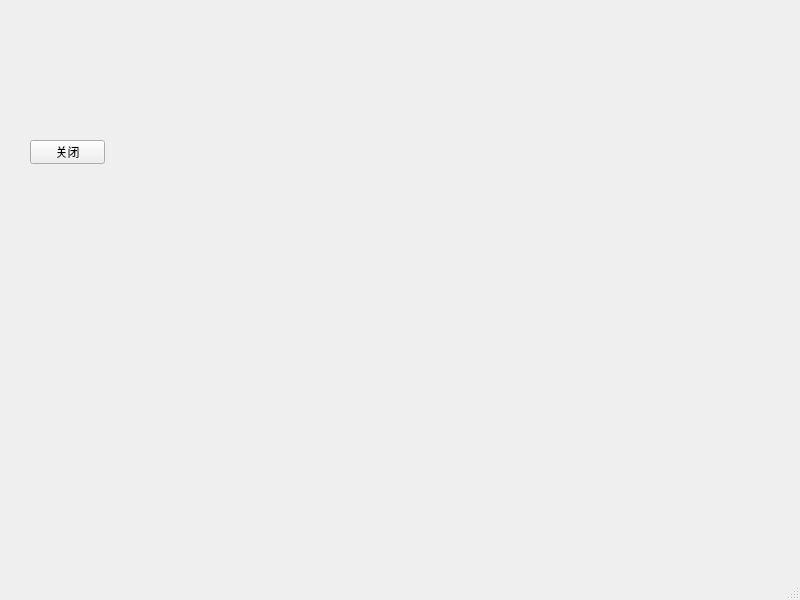
<?xml version="1.0" encoding="UTF-8"?>
<ui version="4.0">
 <class>MainWindow</class>
 <widget class="QMainWindow" name="MainWindow">
  <property name="geometry">
   <rect>
    <x>0</x>
    <y>0</y>
    <width>800</width>
    <height>600</height>
   </rect>
  </property>
  <property name="windowTitle">
   <string>MainWindow</string>
  </property>
  <widget class="QWidget" name="centralwidget">
   <widget class="QPushButton" name="pushButton">
    <property name="geometry">
     <rect>
      <x>30</x>
      <y>140</y>
      <width>75</width>
      <height>24</height>
     </rect>
    </property>
    <property name="text">
     <string>关闭</string>
    </property>
   </widget>
  </widget>
  <widget class="QMenuBar" name="menubar">
   <property name="geometry">
    <rect>
     <x>0</x>
     <y>0</y>
     <width>800</width>
     <height>22</height>
    </rect>
   </property>
  </widget>
  <widget class="QStatusBar" name="statusbar"/>
 </widget>
 <resources/>
 <connections/>
</ui>
